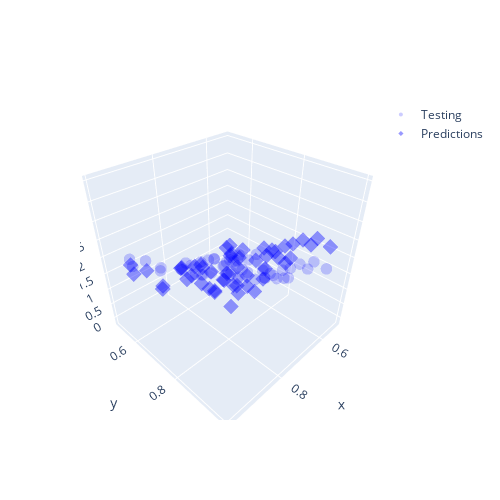

Source (notebook cell):
### Code cell
fig = go.Figure()
fig.update_layout(
    autosize=False,
    width=500,
    height=500,
)
# fig.add_trace(go.Scatter3d(x=X[train_idxs, 0], y=X[train_idxs, 1], z=y[train_idxs].flatten(), **TRAIN_MARKER, name="Training"))
# fig.add_trace(go.Scatter3d(x=X[val_idxs, 0], y=X[val_idxs, 1], z=y[val_idxs].flatten(), **VAL_MARKER, name="Validation"))
fig.add_trace(go.Scatter3d(x=X[test_idxs, 0], y=X[test_idxs, 1], z=y[test_idxs].flatten(), **TEST_MARKER, name="Testing"))
fig.add_trace(go.Scatter3d(x=X[test_idxs, 0], y=X[test_idxs, 1], z=y_pred.flatten(), **TEST_PRED, name="Predictions"))
fig.show()
print(mean_absolute_percentage_error(y[test_idxs], y_pred, sample_weight=y[test_idxs]))
